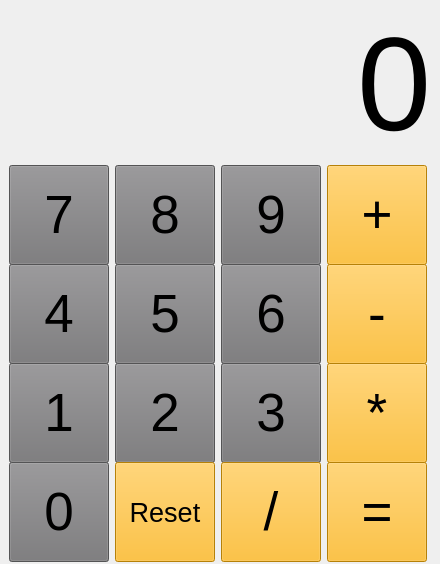
<?xml version="1.0" encoding="UTF-8"?>
<ui version="4.0">
 <class>SimpleCalculator</class>
 <widget class="QMainWindow" name="SimpleCalculator">
  <property name="geometry">
   <rect>
    <x>0</x>
    <y>0</y>
    <width>440</width>
    <height>564</height>
   </rect>
  </property>
  <property name="sizePolicy">
   <sizepolicy hsizetype="Fixed" vsizetype="Fixed">
    <horstretch>0</horstretch>
    <verstretch>0</verstretch>
   </sizepolicy>
  </property>
  <property name="minimumSize">
   <size>
    <width>440</width>
    <height>564</height>
   </size>
  </property>
  <property name="maximumSize">
   <size>
    <width>440</width>
    <height>564</height>
   </size>
  </property>
  <property name="windowTitle">
   <string>SimpleCalculator</string>
  </property>
  <widget class="QWidget" name="centralwidget">
   <property name="sizePolicy">
    <sizepolicy hsizetype="Fixed" vsizetype="Fixed">
     <horstretch>0</horstretch>
     <verstretch>0</verstretch>
    </sizepolicy>
   </property>
   <layout class="QVBoxLayout" name="verticalLayout_2">
    <item>
     <layout class="QVBoxLayout" name="verticalLayout">
      <item>
       <widget class="QLabel" name="resultLbl">
        <property name="font">
         <font>
          <pointsize>100</pointsize>
         </font>
        </property>
        <property name="text">
         <string>0</string>
        </property>
        <property name="alignment">
         <set>Qt::AlignRight|Qt::AlignTrailing|Qt::AlignVCenter</set>
        </property>
       </widget>
      </item>
      <item>
       <layout class="QGridLayout" name="gridLayout">
        <item row="1" column="1">
         <widget class="QPushButton" name="fivePB">
          <property name="sizePolicy">
           <sizepolicy hsizetype="Fixed" vsizetype="Fixed">
            <horstretch>0</horstretch>
            <verstretch>0</verstretch>
           </sizepolicy>
          </property>
          <property name="minimumSize">
           <size>
            <width>100</width>
            <height>100</height>
           </size>
          </property>
          <property name="font">
           <font>
            <pointsize>40</pointsize>
           </font>
          </property>
          <property name="styleSheet">
           <string notr="true">background-color: rgb(118, 117, 119);
border-color: rgb(0, 0, 0);</string>
          </property>
          <property name="text">
           <string>5</string>
          </property>
         </widget>
        </item>
        <item row="2" column="2">
         <widget class="QPushButton" name="threePB">
          <property name="sizePolicy">
           <sizepolicy hsizetype="Fixed" vsizetype="Fixed">
            <horstretch>0</horstretch>
            <verstretch>0</verstretch>
           </sizepolicy>
          </property>
          <property name="minimumSize">
           <size>
            <width>100</width>
            <height>100</height>
           </size>
          </property>
          <property name="font">
           <font>
            <pointsize>40</pointsize>
           </font>
          </property>
          <property name="styleSheet">
           <string notr="true">background-color: rgb(118, 117, 119);
border-color: rgb(0, 0, 0);</string>
          </property>
          <property name="text">
           <string>3</string>
          </property>
         </widget>
        </item>
        <item row="2" column="1">
         <widget class="QPushButton" name="twoPB">
          <property name="sizePolicy">
           <sizepolicy hsizetype="Fixed" vsizetype="Fixed">
            <horstretch>0</horstretch>
            <verstretch>0</verstretch>
           </sizepolicy>
          </property>
          <property name="minimumSize">
           <size>
            <width>100</width>
            <height>100</height>
           </size>
          </property>
          <property name="font">
           <font>
            <pointsize>40</pointsize>
           </font>
          </property>
          <property name="styleSheet">
           <string notr="true">background-color: rgb(118, 117, 119);
border-color: rgb(0, 0, 0);</string>
          </property>
          <property name="text">
           <string>2</string>
          </property>
         </widget>
        </item>
        <item row="0" column="2">
         <widget class="QPushButton" name="ninePB">
          <property name="sizePolicy">
           <sizepolicy hsizetype="Fixed" vsizetype="Fixed">
            <horstretch>0</horstretch>
            <verstretch>0</verstretch>
           </sizepolicy>
          </property>
          <property name="minimumSize">
           <size>
            <width>100</width>
            <height>100</height>
           </size>
          </property>
          <property name="font">
           <font>
            <pointsize>40</pointsize>
           </font>
          </property>
          <property name="styleSheet">
           <string notr="true">background-color: rgb(118, 117, 119);
border-color: rgb(0, 0, 0);</string>
          </property>
          <property name="text">
           <string>9</string>
          </property>
         </widget>
        </item>
        <item row="2" column="0">
         <widget class="QPushButton" name="onePB">
          <property name="sizePolicy">
           <sizepolicy hsizetype="Fixed" vsizetype="Fixed">
            <horstretch>0</horstretch>
            <verstretch>0</verstretch>
           </sizepolicy>
          </property>
          <property name="minimumSize">
           <size>
            <width>100</width>
            <height>100</height>
           </size>
          </property>
          <property name="font">
           <font>
            <pointsize>40</pointsize>
           </font>
          </property>
          <property name="styleSheet">
           <string notr="true">background-color: rgb(118, 117, 119);
border-color: rgb(0, 0, 0);</string>
          </property>
          <property name="text">
           <string>1</string>
          </property>
         </widget>
        </item>
        <item row="0" column="0">
         <widget class="QPushButton" name="sevenPB">
          <property name="sizePolicy">
           <sizepolicy hsizetype="Fixed" vsizetype="Fixed">
            <horstretch>0</horstretch>
            <verstretch>0</verstretch>
           </sizepolicy>
          </property>
          <property name="minimumSize">
           <size>
            <width>100</width>
            <height>100</height>
           </size>
          </property>
          <property name="font">
           <font>
            <pointsize>40</pointsize>
           </font>
          </property>
          <property name="styleSheet">
           <string notr="true">background-color: rgb(118, 117, 119);
border-color: rgb(0, 0, 0);</string>
          </property>
          <property name="text">
           <string>7</string>
          </property>
         </widget>
        </item>
        <item row="0" column="1">
         <widget class="QPushButton" name="eightPB">
          <property name="sizePolicy">
           <sizepolicy hsizetype="Fixed" vsizetype="Fixed">
            <horstretch>0</horstretch>
            <verstretch>0</verstretch>
           </sizepolicy>
          </property>
          <property name="minimumSize">
           <size>
            <width>100</width>
            <height>100</height>
           </size>
          </property>
          <property name="font">
           <font>
            <pointsize>40</pointsize>
           </font>
          </property>
          <property name="styleSheet">
           <string notr="true">background-color: rgb(118, 117, 119);
border-color: rgb(0, 0, 0);</string>
          </property>
          <property name="text">
           <string>8</string>
          </property>
         </widget>
        </item>
        <item row="1" column="0">
         <widget class="QPushButton" name="fourPB">
          <property name="sizePolicy">
           <sizepolicy hsizetype="Fixed" vsizetype="Fixed">
            <horstretch>0</horstretch>
            <verstretch>0</verstretch>
           </sizepolicy>
          </property>
          <property name="minimumSize">
           <size>
            <width>100</width>
            <height>100</height>
           </size>
          </property>
          <property name="font">
           <font>
            <pointsize>40</pointsize>
           </font>
          </property>
          <property name="styleSheet">
           <string notr="true">background-color: rgb(118, 117, 119);
border-color: rgb(0, 0, 0);</string>
          </property>
          <property name="text">
           <string>4</string>
          </property>
         </widget>
        </item>
        <item row="1" column="2">
         <widget class="QPushButton" name="sixPB">
          <property name="sizePolicy">
           <sizepolicy hsizetype="Fixed" vsizetype="Fixed">
            <horstretch>0</horstretch>
            <verstretch>0</verstretch>
           </sizepolicy>
          </property>
          <property name="minimumSize">
           <size>
            <width>100</width>
            <height>100</height>
           </size>
          </property>
          <property name="font">
           <font>
            <pointsize>40</pointsize>
           </font>
          </property>
          <property name="styleSheet">
           <string notr="true">background-color: rgb(118, 117, 119);
border-color: rgb(0, 0, 0);</string>
          </property>
          <property name="text">
           <string>6</string>
          </property>
         </widget>
        </item>
        <item row="3" column="0">
         <widget class="QPushButton" name="zeroPB">
          <property name="sizePolicy">
           <sizepolicy hsizetype="Fixed" vsizetype="Fixed">
            <horstretch>0</horstretch>
            <verstretch>0</verstretch>
           </sizepolicy>
          </property>
          <property name="minimumSize">
           <size>
            <width>100</width>
            <height>100</height>
           </size>
          </property>
          <property name="font">
           <font>
            <pointsize>40</pointsize>
           </font>
          </property>
          <property name="styleSheet">
           <string notr="true">background-color: rgb(118, 117, 119);
border-color: rgb(0, 0, 0);</string>
          </property>
          <property name="text">
           <string>0</string>
          </property>
         </widget>
        </item>
        <item row="3" column="2">
         <widget class="QPushButton" name="divPB">
          <property name="sizePolicy">
           <sizepolicy hsizetype="Fixed" vsizetype="Fixed">
            <horstretch>0</horstretch>
            <verstretch>0</verstretch>
           </sizepolicy>
          </property>
          <property name="minimumSize">
           <size>
            <width>100</width>
            <height>100</height>
           </size>
          </property>
          <property name="font">
           <font>
            <pointsize>40</pointsize>
           </font>
          </property>
          <property name="styleSheet">
           <string notr="true">background-color: rgb(255, 181, 11);
</string>
          </property>
          <property name="text">
           <string>/</string>
          </property>
         </widget>
        </item>
        <item row="3" column="3">
         <widget class="QPushButton" name="equalPB">
          <property name="sizePolicy">
           <sizepolicy hsizetype="Fixed" vsizetype="Fixed">
            <horstretch>0</horstretch>
            <verstretch>0</verstretch>
           </sizepolicy>
          </property>
          <property name="minimumSize">
           <size>
            <width>100</width>
            <height>100</height>
           </size>
          </property>
          <property name="font">
           <font>
            <pointsize>40</pointsize>
           </font>
          </property>
          <property name="styleSheet">
           <string notr="true">background-color: rgb(255, 181, 11);

</string>
          </property>
          <property name="text">
           <string>=</string>
          </property>
         </widget>
        </item>
        <item row="0" column="3">
         <widget class="QPushButton" name="plusPB">
          <property name="sizePolicy">
           <sizepolicy hsizetype="Fixed" vsizetype="Fixed">
            <horstretch>0</horstretch>
            <verstretch>0</verstretch>
           </sizepolicy>
          </property>
          <property name="minimumSize">
           <size>
            <width>100</width>
            <height>100</height>
           </size>
          </property>
          <property name="font">
           <font>
            <pointsize>40</pointsize>
           </font>
          </property>
          <property name="toolTipDuration">
           <number>-1</number>
          </property>
          <property name="styleSheet">
           <string notr="true">background-color: rgb(255, 181, 11);

</string>
          </property>
          <property name="text">
           <string>+</string>
          </property>
         </widget>
        </item>
        <item row="1" column="3">
         <widget class="QPushButton" name="minusPB">
          <property name="sizePolicy">
           <sizepolicy hsizetype="Fixed" vsizetype="Fixed">
            <horstretch>0</horstretch>
            <verstretch>0</verstretch>
           </sizepolicy>
          </property>
          <property name="minimumSize">
           <size>
            <width>100</width>
            <height>100</height>
           </size>
          </property>
          <property name="font">
           <font>
            <pointsize>40</pointsize>
           </font>
          </property>
          <property name="styleSheet">
           <string notr="true">background-color: rgb(255, 181, 11);
</string>
          </property>
          <property name="text">
           <string>-</string>
          </property>
         </widget>
        </item>
        <item row="2" column="3">
         <widget class="QPushButton" name="mulPB">
          <property name="sizePolicy">
           <sizepolicy hsizetype="Fixed" vsizetype="Fixed">
            <horstretch>0</horstretch>
            <verstretch>0</verstretch>
           </sizepolicy>
          </property>
          <property name="minimumSize">
           <size>
            <width>100</width>
            <height>100</height>
           </size>
          </property>
          <property name="font">
           <font>
            <pointsize>40</pointsize>
           </font>
          </property>
          <property name="styleSheet">
           <string notr="true">background-color: rgb(255, 181, 11);

</string>
          </property>
          <property name="text">
           <string>*</string>
          </property>
         </widget>
        </item>
        <item row="3" column="1">
         <widget class="QPushButton" name="resetPB">
          <property name="sizePolicy">
           <sizepolicy hsizetype="Fixed" vsizetype="Fixed">
            <horstretch>0</horstretch>
            <verstretch>0</verstretch>
           </sizepolicy>
          </property>
          <property name="minimumSize">
           <size>
            <width>100</width>
            <height>100</height>
           </size>
          </property>
          <property name="maximumSize">
           <size>
            <width>100</width>
            <height>100</height>
           </size>
          </property>
          <property name="font">
           <font>
            <pointsize>20</pointsize>
           </font>
          </property>
          <property name="styleSheet">
           <string notr="true">background-color: rgb(255, 181, 11);
</string>
          </property>
          <property name="text">
           <string>Reset</string>
          </property>
         </widget>
        </item>
       </layout>
      </item>
     </layout>
    </item>
   </layout>
  </widget>
 </widget>
 <resources/>
 <connections/>
</ui>
